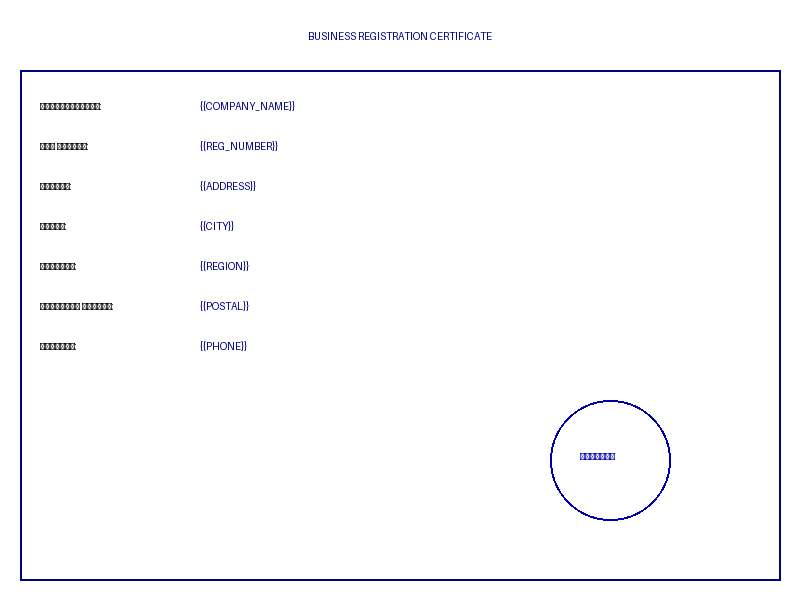
#> input picture templates/bm/bm_en.png, 800 x 600 px
$ python -i image_utils.py   (imports and definitions only)
#> lines starting #> are read from the running program, lines starting #| are printed output that depends on the picture
### utils/exif_utils.py
"""
Утилиты для работы с EXIF метаданными
"""

import piexif
from PIL import Image
from datetime import datetime, timedelta
import random
import io
import os


def generate_random_exif():
    """Генерация случайных EXIF метаданных"""

    # Случайная дата в пределах последнего года
    days_ago = random.randint(1, 365)
    random_date = datetime.now() - timedelta(days=days_ago)
    date_str = random_date.strftime("%Y:%m:%d %H:%M:%S")

    # Случайные GPS координаты (примерно Европа/США)
    lat_choices = [
        (48.8566, 2.3522),   # Париж
        (51.5074, -0.1278),  # Лондон
        (40.7128, -74.0060), # Нью-Йорк
        (50.4501, 30.5234),  # Киев
        (52.2297, 21.0122),  # Варшава
        (55.7558, 37.6173),  # Москва
        (41.9028, 12.4964),  # Рим
        (52.5200, 13.4050),  # Берлин
    ]
    lat, lon = random.choice(lat_choices)

    # Добавляем небольшое смещение
    lat += random.uniform(-0.1, 0.1)
    lon += random.uniform(-0.1, 0.1)

    # Конвертация координат в формат EXIF
    def to_deg(value, loc):
        if value < 0:
            loc_value = loc[0]
        else:
            loc_value = loc[1]

        abs_value = abs(value)
        deg = int(abs_value)
        min_float = (abs_value - deg) * 60
        min_int = int(min_float)
        sec = (min_float - min_int) * 60

        return ((deg, 1), (min_int, 1), (int(sec * 100), 100)), loc_value

    lat_deg, lat_ref = to_deg(lat, ["S", "N"])
    lon_deg, lon_ref = to_deg(lon, ["W", "E"])

    # Случайные модели камер
    camera_makes = ["Apple", "Samsung", "Google", "Xiaomi", "Huawei", "OnePlus"]
    camera_models = {
        "Apple": ["iPhone 12 Pro", "iPhone 13", "iPhone 14 Pro Max", "iPhone 15"],
        "Samsung": ["Galaxy S21", "Galaxy S22 Ultra", "Galaxy S23", "Galaxy Note 20"],
        "Google": ["Pixel 6", "Pixel 7 Pro", "Pixel 8"],
        "Xiaomi": ["Mi 11", "Redmi Note 11", "Poco X5"],
        "Huawei": ["P40 Pro", "Mate 40", "P50"],
        "OnePlus": ["9 Pro", "10 Pro", "11"]
    }

    make = random.choice(camera_makes)
    model = random.choice(camera_models[make])

    # Создание EXIF данных
    zeroth_ifd = {
        piexif.ImageIFD.Make: make,
        piexif.ImageIFD.Model: model,
        piexif.ImageIFD.Software: f"{make} Camera",
        piexif.ImageIFD.DateTime: date_str,
    }

    exif_ifd = {
        piexif.ExifIFD.DateTimeOriginal: date_str,
        piexif.ExifIFD.DateTimeDigitized: date_str,
        piexif.ExifIFD.ExifVersion: b"0232",
        piexif.ExifIFD.LensMake: make,
        piexif.ExifIFD.LensModel: f"{make} {model} Lens",
        piexif.ExifIFD.FocalLength: (random.randint(24, 70), 10),
        piexif.ExifIFD.ISOSpeedRatings: random.choice([100, 200, 400, 800]),
        piexif.ExifIFD.ExposureTime: (1, random.choice([60, 125, 250, 500])),
        piexif.ExifIFD.FNumber: (random.choice([18, 20, 22, 28]), 10),
    }

    gps_ifd = {
        piexif.GPSIFD.GPSLatitudeRef: lat_ref,
        piexif.GPSIFD.GPSLatitude: lat_deg,
        piexif.GPSIFD.GPSLongitudeRef: lon_ref,
        piexif.GPSIFD.GPSLongitude: lon_deg,
        piexif.GPSIFD.GPSAltitude: (random.randint(0, 500), 1),
        piexif.GPSIFD.GPSAltitudeRef: 0,
    }

    exif_dict = {
        "0th": zeroth_ifd,
        "Exif": exif_ifd,
        "GPS": gps_ifd,
        "1st": {},
        "thumbnail": None
    }

    return piexif.dump(exif_dict)


# [112 lines left out: functions read_exif, clear_exif, copy_exif, set_exif, format_exif_for_display, not called in this run]

### utils/image_utils.py
"""
Утилиты для уникализации изображений
"""

from PIL import Image, ImageEnhance, ImageFilter
import random
import numpy as np
import io
import os
from .exif_utils import generate_random_exif, set_exif


def uniqualize_image(image_path, output_path, settings=None, add_exif=True):
    """
    Уникализация изображения с заданными настройками

    settings = {
        "rotation": float,      # -10 до 10
        "brightness": float,    # -10 до 10
        "contrast": float,      # -10 до 10
        "color": float,         # -10 до 10
        "noise": float,         # 0 до 10
        "blur": float           # 0 до 10
    }
    """
#> called with image_path = '../templates/bm/bm_en.png', output_path = 'out.png', add_exif = True
    try:
        img = Image.open(image_path)
#> img is the input picture: PIL image 800x600 RGB; mean R, G, B 250.4, 250.4, 252.5

        # Конвертируем в RGB если нужно
        if img.mode in ('RGBA', 'P'):
            img = img.convert('RGB')

        # Максимально разнообразные настройки для уникализации
        if settings is None:
            settings = {
                "rotation": random.uniform(-3, 3),              # Поворот ±3 градуса
                "brightness": random.uniform(-0.15, 0.15),      # Яркость ±15%
                "contrast": random.uniform(-0.15, 0.15),        # Контраст ±15%
                "color": random.uniform(-0.15, 0.15),           # Цвет ±15%
                "noise": random.uniform(1, 8),                  # Шум 1-8
                "blur": random.uniform(0.3, 1.2),               # Блюр 0.3-1.2
                "crop": random.randint(1, 5),                   # Кроп 1-5 пикселей
                "quality": random.randint(85, 98),              # Качество JPEG
            }

        # Поворот
        if "rotation" in settings and settings["rotation"] != 0:
            rotation = settings["rotation"]
            if isinstance(rotation, tuple):
                rotation = random.uniform(rotation[0], rotation[1])
            img = img.rotate(rotation, expand=False, fillcolor=(255, 255, 255))
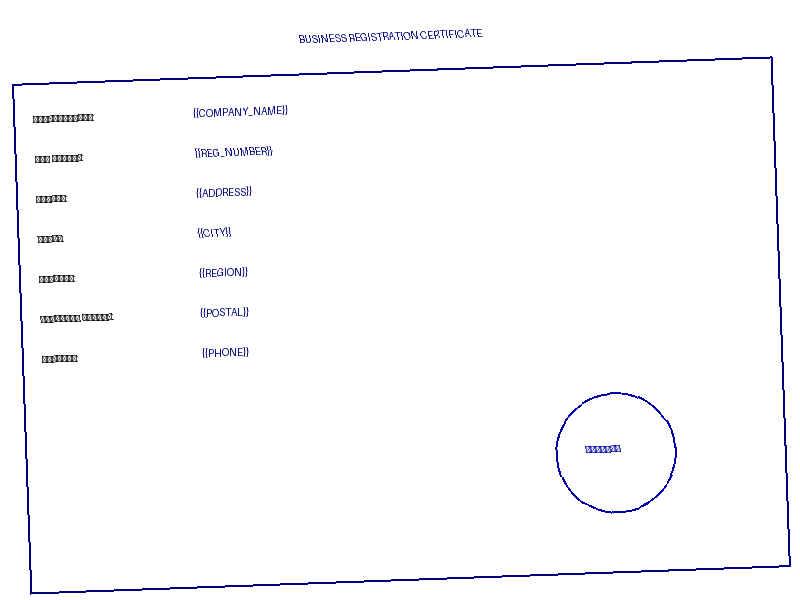
#> img: PIL image 800x600 RGB; mean R, G, B 250.4, 250.4, 252.5

        # Яркость (конвертируем из -10..10 в 0.5..1.5)
        if "brightness" in settings:
            brightness = settings["brightness"]
            if isinstance(brightness, tuple):
                brightness = random.uniform(brightness[0], brightness[1])
            # Нормализуем значение
            brightness_factor = 1 + (brightness / 20)  # -10 -> 0.5, 0 -> 1, 10 -> 1.5
            enhancer = ImageEnhance.Brightness(img)
            img = enhancer.enhance(brightness_factor)

        # Контраст
        if "contrast" in settings:
            contrast = settings["contrast"]
            if isinstance(contrast, tuple):
                contrast = random.uniform(contrast[0], contrast[1])
            contrast_factor = 1 + (contrast / 20)
            enhancer = ImageEnhance.Contrast(img)
            img = enhancer.enhance(contrast_factor)

        # Цветокоррекция
        if "color" in settings:
            color = settings["color"]
            if isinstance(color, tuple):
                color = random.uniform(color[0], color[1])
            color_factor = 1 + (color / 20)
            enhancer = ImageEnhance.Color(img)
            img = enhancer.enhance(color_factor)

        # Шум
        if "noise" in settings and settings["noise"] > 0:
            noise_level = settings["noise"]
            if isinstance(noise_level, tuple):
                noise_level = random.uniform(noise_level[0], noise_level[1])

            img_array = np.array(img)
            noise = np.random.normal(0, noise_level, img_array.shape)
            noisy_img = np.clip(img_array + noise, 0, 255).astype(np.uint8)
            img = Image.fromarray(noisy_img)

        # Блюр
        if "blur" in settings and settings["blur"] > 0:
            blur_level = settings["blur"]
            if isinstance(blur_level, tuple):
                blur_level = random.uniform(blur_level[0], blur_level[1])
            blur_radius = blur_level / 5  # Нормализуем
            img = img.filter(ImageFilter.GaussianBlur(radius=blur_radius))

        # Кроп (обрезка краёв)
        if "crop" in settings and settings["crop"] > 0:
            crop_px = settings["crop"]
            width, height = img.size
#> width = 800; height = 600
            if width > crop_px * 2 and height > crop_px * 2:
                img = img.crop((crop_px, crop_px, width - crop_px, height - crop_px))
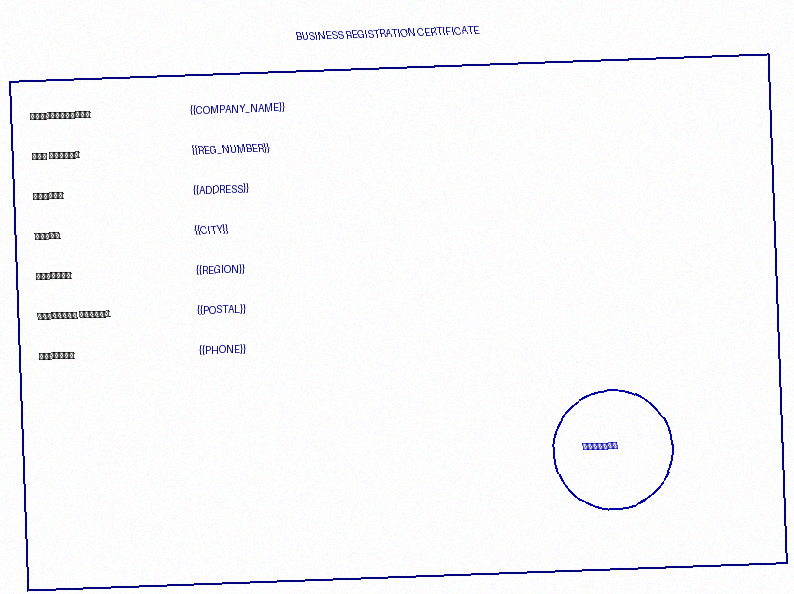
#> img: PIL image 794x594 RGB; mean R, G, B 247.7, 247.7, 249.8

        # Небольшое изменение размера для уникальности хеша
        width, height = img.size
#> width = 794; height = 594
        new_width = width + random.randint(-3, 3)
#> new_width = 793
        new_height = height + random.randint(-3, 3)
#> new_height = 595
        img = img.resize((new_width, new_height), Image.LANCZOS)
#> img: PIL image 793x595 RGB

        # Сохраняем с разным качеством
        quality = settings.get("quality", random.randint(85, 98))
        img.save(output_path, "JPEG", quality=quality)

        # Добавляем EXIF если нужно
        if add_exif:
            exif_bytes = generate_random_exif()
            set_exif(output_path, exif_bytes, output_path)

        return True
    except Exception as e:
        print(f"Error uniqualizing image: {e}")
        return False


# [198 lines left out: functions resize_image, overlay_photo_on_template, create_document_image, not called in this run]


# === Асинхронные обёртки для многопользовательского режима ===
import asyncio
from concurrent.futures import ThreadPoolExecutor

# Пул потоков для обработки изображений (макс 20 одновременных)
_image_executor = ThreadPoolExecutor(max_workers=20, thread_name_prefix='image_')


# [19 lines not run here, left out]

#> (the run stopped early here; a loop or call above may not have finished)
